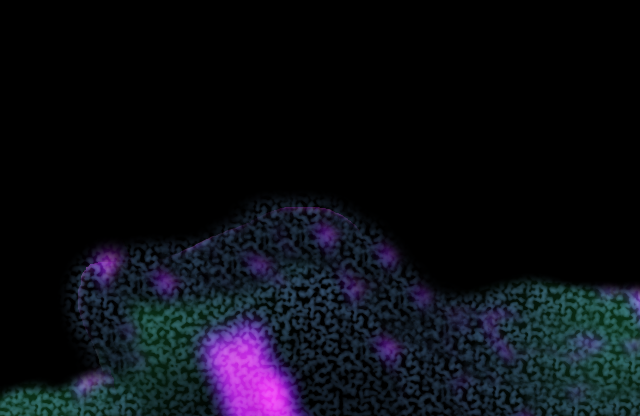

A 2D game scene composited from a Tiled map and its tileset images. What follows is a short description and the map's XML, with each tile layer's data collapsed to a summary:
An orthogonal 20x13 tile map with 32x32 px tiles, 1 tile layer (Tile Layer 1) and 2 objects (rightDoor).

<map version="1.0" orientation="orthogonal" renderorder="right-down" width="20" height="13" tilewidth="32" tileheight="32" nextobjectid="5">
 <tileset firstgid="1" name="purpleland" tilewidth="32" tileheight="32" tilecount="240" columns="20">
  <image source="../Tiles/purpleland.png" width="640" height="400" />
 </tileset>
 <layer name="Tile Layer 1" width="20" height="13">
  <data>[260 cells, 240 non-empty, 240 distinct tile ids]</data>
 </layer>
 <objectgroup name="collision">
  <object id="1" x="640" y="291">
   <polyline points="0,0 -59,-1 -96,-9 -116,-8 -143,1 -168,8 -206,5 -232,-11 -251,-33 -280,-57 -305,-76 -321,-82 -341,-83 -365,-80 -384,-74 -405,-62 -425,-52 -450,-43 -469,-36 -504,-33 -520,-31 -545,-29 -545,-291 -1,-291 0,9" />
  </object>
  <object id="4" name="rightDoor" x="632.875" y="227.25" width="4.25" height="61.5">
   <properties>
    <property name="to" value="1" />
   </properties>
  </object>
 </objectgroup>
</map>
